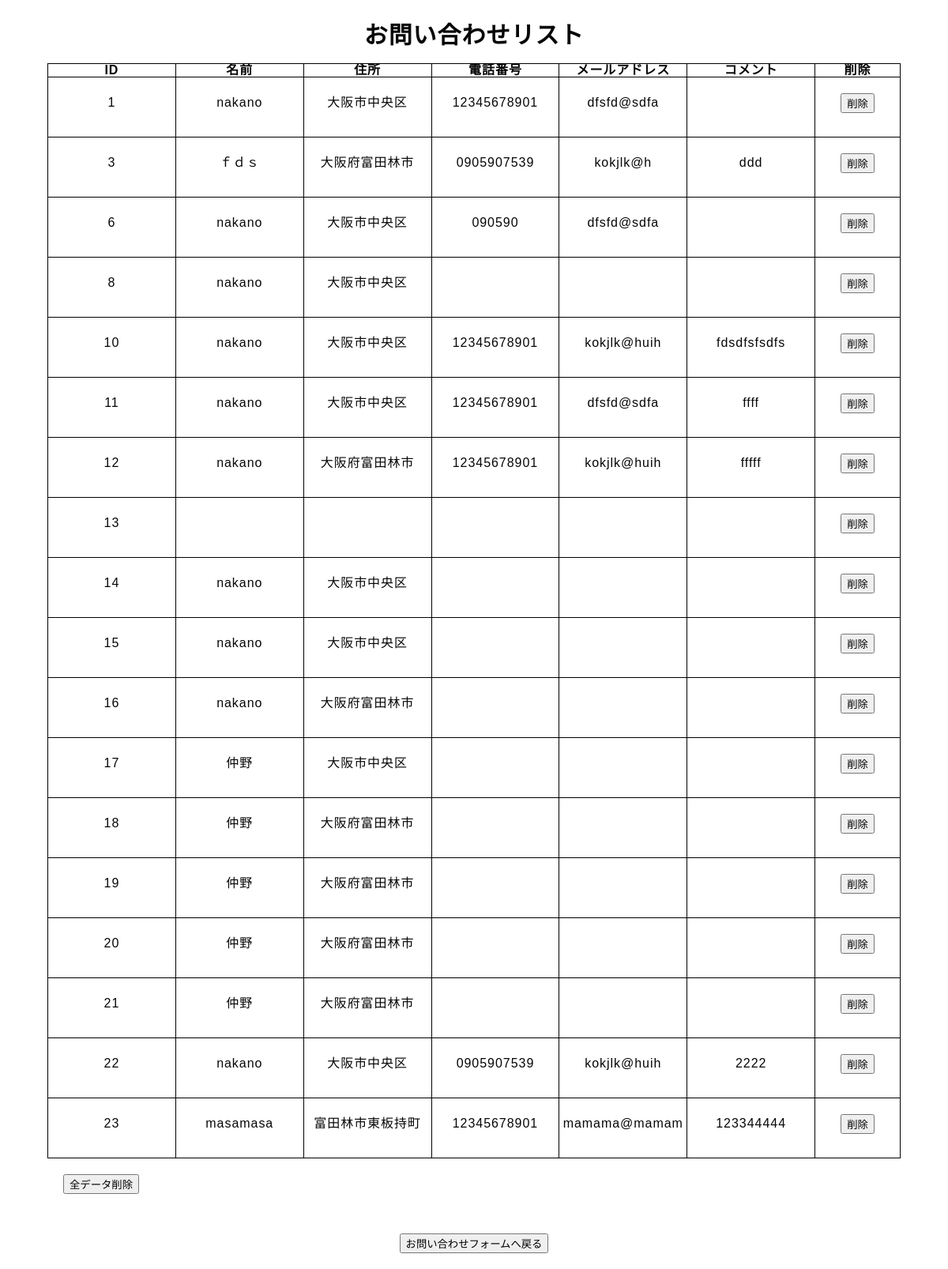
The page /send.php on the database as committed earlier.
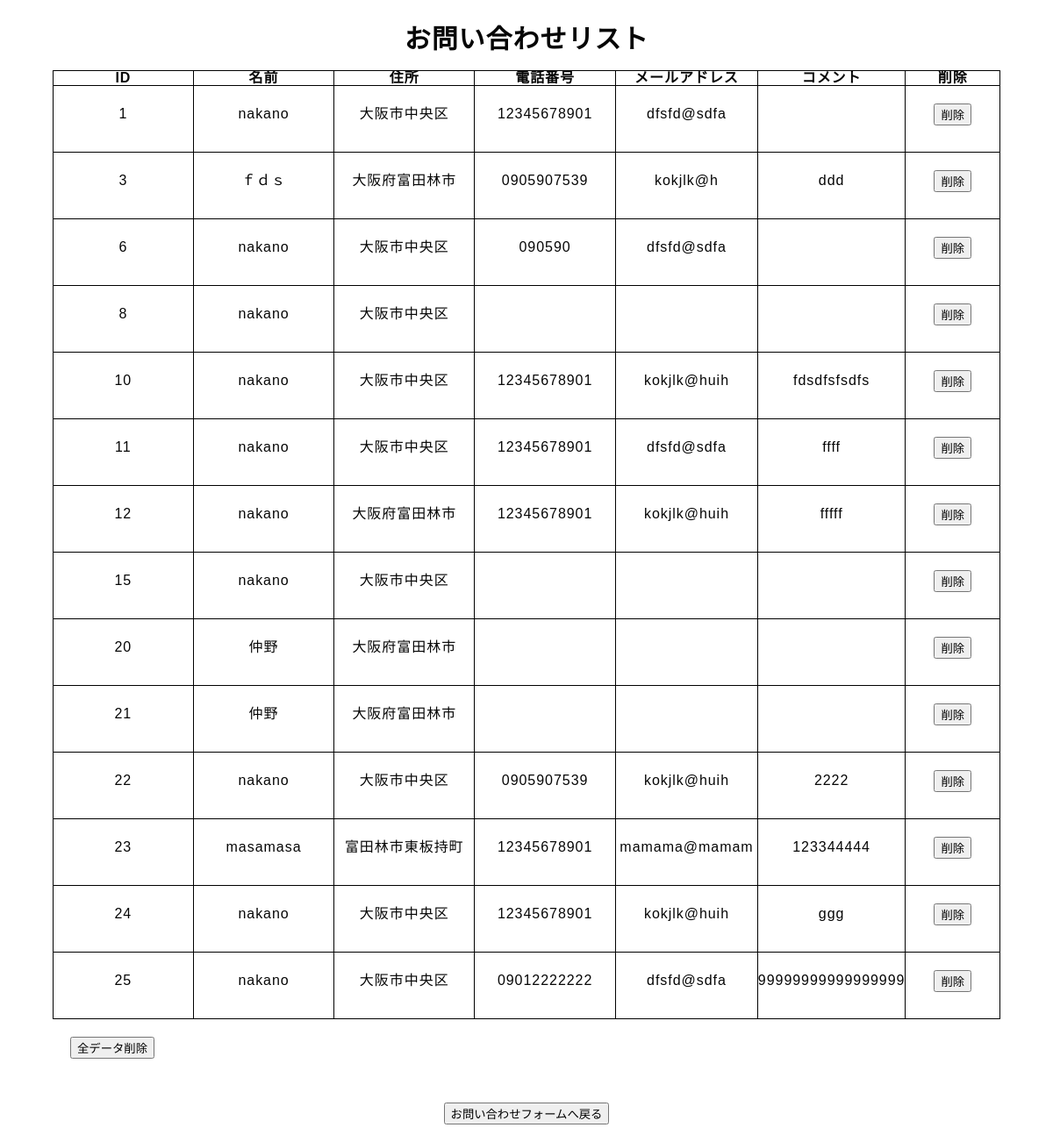
The same page on the database as committed later.
### tables this page shows
CREATE TABLE `form_list` (
  `id` int(11) NOT NULL,
  `name` varchar(15) DEFAULT NULL,
  `address` varchar(30) DEFAULT NULL,
  `tel` varchar(15) DEFAULT NULL,
  `email` varchar(30) DEFAULT NULL,
  `comment` text DEFAULT NULL
);

### send.php (the view, shortened to what this page needs)
<!DOCTYPE html>
<html lang="ja">
<head>
    <link rel="stylesheet" href="css/reset.css">
    <link rel="stylesheet" href="css/style.css">
</head>
<body>
<?php
try {
    $dsn = 'mysql:dbname=mountain;host=localhost;charset=utf8';
    $user = 'root';
    $password = '';
    $PDO = new PDO($dsn, $user, $password);
    $PDO->setAttribute(PDO::ATTR_ERRMODE, PDO::ERRMODE_EXCEPTION);
    $sql = "SELECT id, name, address, tel, email, comment FROM form_list";
    $stmt = $PDO->query($sql);
    echo "<div class='container'>";
    echo "<h1>お問い合わせリスト</h1>";
    echo "<table>";
    echo "<tr>";
    echo "<th>ID</th>";
    echo "<th>名前</th>";
    echo "<th>住所</th>";
    echo "<th>電話番号</th>";
    echo "<th>メールアドレス</th>";
    echo "<th>コメント</th>";
    echo "<th>削除</th>";
    echo "</tr>";
    while ($row = $stmt->fetch(PDO::FETCH_ASSOC)) {
        echo "<tr>";
        echo "<td>" . $row['id'] . "</td>";
        echo "<td>" . htmlspecialchars($row['name'], ENT_QUOTES, 'UTF-8') . "</td>";
        echo "<td>" . htmlspecialchars($row['address'], ENT_QUOTES, 'UTF-8') . "</td>";
        echo "<td>" . $row['tel'] . "</td>";
        echo "<td>" . $row['email'] . "</td>";
        echo "<td>" . $row['comment'] . "</td>";
        echo "<td>";
        echo "<form method='post'>";
        echo "<input type='submit' value='削除'>";
        echo "</form>";
        echo "</td>";
        echo "</tr>";
    }
    echo "</table>";
    echo "<form method='post'>";
    echo "<input type='submit' value='全データ削除'>";
    echo "</form>";
    echo "</div>";
} catch (PDOException $e) {
    exit('データベースに接続できませんでした。' . $e->getMessage());
    die();
}
?>
    <p>
        <input type="button" onclick="location.href='form.php'" value="お問い合わせフォームへ戻る">
    </p>
</body>
</html>

### css/style.css (style rules this page uses)
body { color: #060606; font-size: 16px; font-family: メイリオ,sans-serif; letter-spacing: 0.06em; height: max-content; }
form { margin-bottom: 10px; }

### send.php (style rules this page uses)
.container { width:90%; margin:0 auto; }
h1 { font-size:30px; text-align: center; margin-top:30px; margin-bottom:20px; }
.container table { border:1px solid black; width: 100%; text-align: center; margin-top: 20px; margin:0 auto; }
th { width:15%; border:1px solid black; }
td { height: 50px; border:1px solid black; }
input { margin:20px; }
p { text-align:center; }

Rows that differ between the two databases and show on the page:
removed form_list: id "13"
removed form_list: id "14", name "nakano", address "大阪市中央区"
removed form_list: id "16", name "nakano", address "大阪府富田林市"
removed form_list: id "17", name "仲野", address "大阪市中央区"
removed form_list: id "18", name "仲野", address "大阪府富田林市"
removed form_list: id "19", name "仲野", address "大阪府富田林市"
added form_list: id "24", name "nakano", address "大阪市中央区", tel "12345678901", email "kokjlk@huih", comment "ggg"
added form_list: id "25", name "nakano", address "大阪市中央区", tel "09012222222", email "dfsfd@sdfa", comment "99999999999999999"
